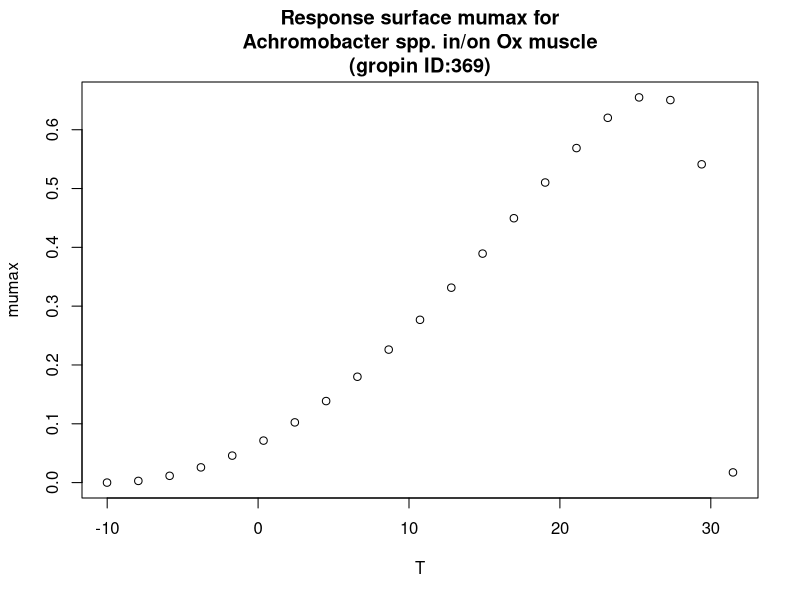

R code for this plot:
#############################
# start of Parameter script
#############################
T <- seq(-10.01,31.4685314685315,length.out=21)
#############################
# end of Parameter script
#############################
############################# 
# start of Model script Gropin ID 369 
#############################
 
# constant coefficients for this model
 
variables <- data.frame(T)
argumentsPar <- expand.grid(variables)
 
# heart of the model
response_surface <- function(T) {
   mumax <-(6.6*(10^-1)*(T-31.5)*((T+10)^2))/((26.2+10)*((26.2+10)*(T-26.2)-(26.2-31.5)*(26.2-10-2*T)))

return(mumax=mumax)
} 

# output parameters
responseSurface <- cbind(argumentsPar,response_surface(argumentsPar['T']))
colnames(responseSurface) <- c(colnames(argumentsPar),'mumax')
#############################
# End of Model script
#############################
############################# 
# start of Visualisation script Gropin ID 369 
#############################
plot(T,responseSurface$'mumax',xlab='T',
                          ylab='mumax',main='Response surface mumax for
Achromobacter spp. in/on Ox muscle
(gropin ID:369)')
#############################
# End of Visualisation script
#############################
